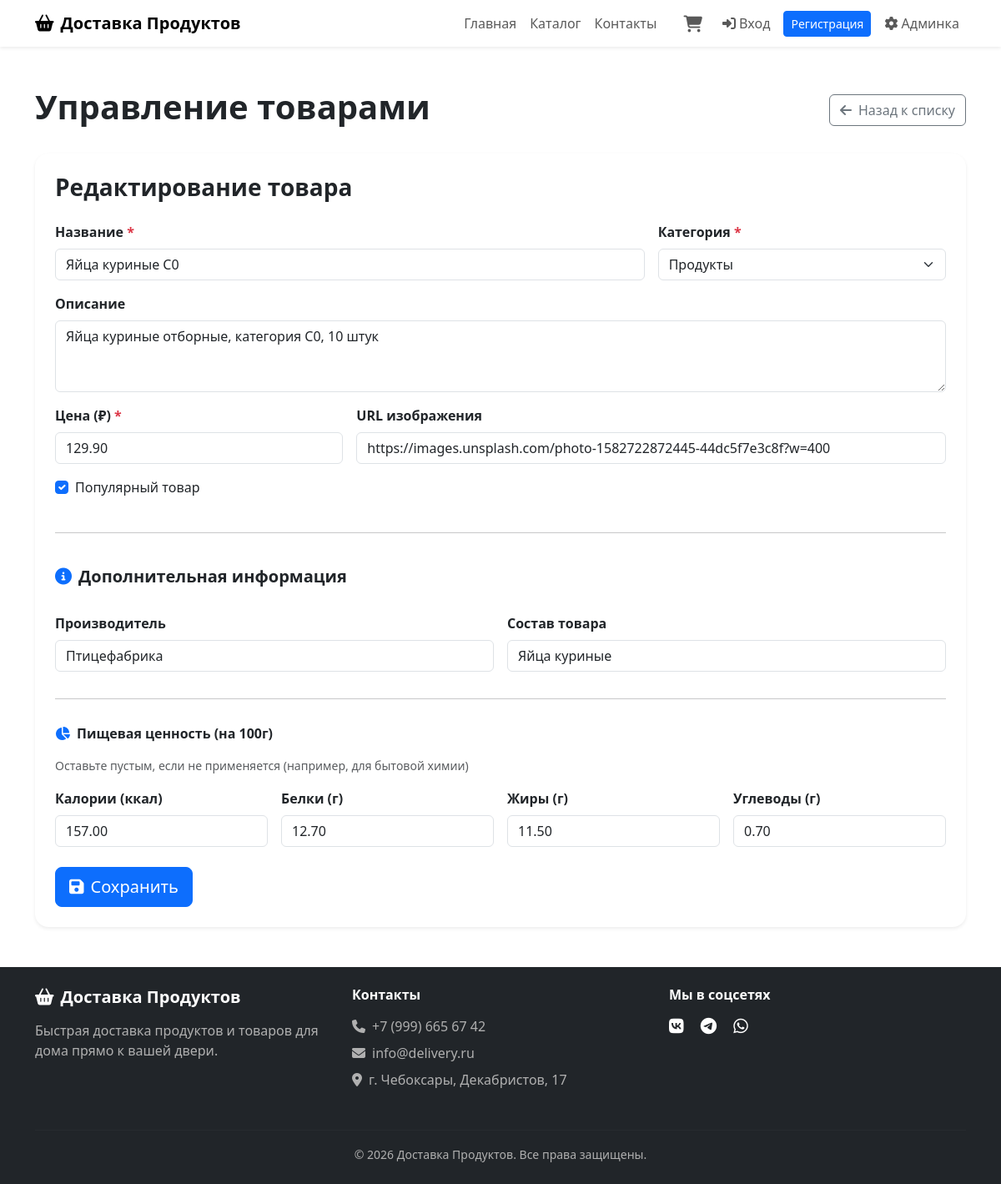
The app's page /admin/products.php?edit=3 (signed in) with its own data.
### tables this page shows
CREATE TABLE `products` (
  `id` int(11) NOT NULL AUTO_INCREMENT,
  `category_id` int(11) NOT NULL,
  `name` varchar(200) NOT NULL,
  `slug` varchar(200) NOT NULL,
  `description` text DEFAULT NULL,
  `price` decimal(10,2) NOT NULL,
  `image` varchar(255) DEFAULT NULL,
  `is_popular` tinyint(1) DEFAULT 0,
  `manufacturer` varchar(200) DEFAULT NULL,
  `composition` text DEFAULT NULL,
  `calories` decimal(6,2) DEFAULT NULL,
  `proteins` decimal(6,2) DEFAULT NULL,
  `fats` decimal(6,2) DEFAULT NULL,
  `carbohydrates` decimal(6,2) DEFAULT NULL,
  `created_at` timestamp NOT NULL DEFAULT current_timestamp(),
  PRIMARY KEY (`id`),
  UNIQUE KEY `slug` (`slug`),
  KEY `category_id` (`category_id`),
  KEY `is_popular` (`is_popular`),
  CONSTRAINT `products_ibfk_1` FOREIGN KEY (`category_id`) REFERENCES `categories` (`id`) ON DELETE CASCADE
);

CREATE TABLE `categories` (
  `id` int(11) NOT NULL AUTO_INCREMENT,
  `name` varchar(100) NOT NULL,
  `slug` varchar(100) NOT NULL,
  `created_at` timestamp NOT NULL DEFAULT current_timestamp(),
  PRIMARY KEY (`id`),
  UNIQUE KEY `slug` (`slug`)
);

### includes/functions.php (called while the page is built, shortened)
<?php
function escape($data): string {
    return htmlspecialchars($data ?? '', ENT_QUOTES, 'UTF-8');
}

### admin/products.php (the view, shortened to what this page needs)
<?php
$db = getDB();
$editProduct = null;
if (isset($_GET['edit'])) {
    $editId = intval($_GET['edit']);
    $stmt = $db->prepare("SELECT * FROM products WHERE id = ?");
    $stmt->execute([$editId]);
    $editProduct = $stmt->fetch();
}
$categories = $db->query("SELECT * FROM categories ORDER BY name")->fetchAll();
include __DIR__ . '/../templates/header.php';
?>
<div class="container my-5">
    <div class="d-flex justify-content-between align-items-center mb-4">
        <h1 class="fw-bold">Управление товарами</h1>
        <div>
            <?php if ($editProduct || isset($_GET['add'])): ?>
                <a href="<?= SITE_URL ?>/admin/products.php" class="btn btn-outline-secondary">
                    <i class="fas fa-arrow-left me-2"></i>Назад к списку
                </a>
            <?php else: ?>
                <a href="<?= SITE_URL ?>/admin/products.php?add=1" class="btn btn-primary">
                    <i class="fas fa-plus me-2"></i>Добавить товар
                </a>
            <?php endif; ?>
        </div>
    </div>
    <?php if ($editProduct || isset($_GET['add'])): ?>
        <div class="card border-0 shadow-sm rounded-4 p-4">
            <h3 class="fw-bold mb-4"><?= $editProduct ? 'Редактирование товара' : 'Добавление товара' ?></h3>
            <form method="POST" action="">
                <div class="row g-3">
                    <div class="col-md-8">
                        <label class="form-label fw-semibold">Название <span class="text-danger">*</span></label>
                        <input type="text"
                               class="form-control"
                               name="name"
                               required
                               value="<?= escape($editProduct['name'] ?? '') ?>">
                    </div>
                    <div class="col-md-4">
                        <label class="form-label fw-semibold">Категория <span class="text-danger">*</span></label>
                        <select class="form-select" name="category_id" required>
                            <?php foreach ($categories as $cat): ?>
                                <option value="<?= $cat['id'] ?>" <?= ($editProduct['category_id'] ?? '') == $cat['id'] ? 'selected' : '' ?>>
                                    <?= escape($cat['name']) ?>
                                </option>
                            <?php endforeach; ?>
                        </select>
                    </div>
                    <div class="col-md-12">
                        <label class="form-label fw-semibold">Описание</label>
                        <textarea class="form-control" name="description" rows="3"><?= escape($editProduct['description'] ?? '') ?></textarea>
                    </div>
                    <div class="col-md-4">
                        <label class="form-label fw-semibold">Цена (₽) <span class="text-danger">*</span></label>
                        <input type="number"
                               class="form-control"
                               name="price"
                               step="0.01"
                               min="0"
                               required
                               value="<?= $editProduct['price'] ?? '' ?>">
                    </div>
                    <div class="col-md-8">
                        <label class="form-label fw-semibold">URL изображения</label>
                        <input type="url"
                               class="form-control"
                               name="image"
                               placeholder="https://example.com/image.jpg"
                               value="<?= escape($editProduct['image'] ?? '') ?>">
                    </div>
                    <div class="col-md-12">
                        <div class="form-check">
                            <input class="form-check-input"
                                   type="checkbox"
                                   name="is_popular"
                                   id="is_popular"
                                   <?= ($editProduct['is_popular'] ?? 0) ? 'checked' : '' ?>>
                            <label class="form-check-label" for="is_popular">
                                Популярный товар
                            </label>
                        </div>
                    </div>
                    <div class="col-12"><hr class="my-4"></div>
                    <div class="col-12">
                        <h5 class="fw-bold mb-3"><i class="fas fa-info-circle me-2 text-primary"></i>Дополнительная информация</h5>
                    </div>
                    <div class="col-md-6">
                        <label class="form-label fw-semibold">Производитель</label>
                        <input type="text"
                               class="form-control"
                               name="manufacturer"
                               placeholder="Название производителя"
                               value="<?= escape($editProduct['manufacturer'] ?? '') ?>">
                    </div>
                    <div class="col-md-6">
                        <label class="form-label fw-semibold">Состав товара</label>
                        <input type="text"
                               class="form-control"
                               name="composition"
                               placeholder="Перечислите состав через запятую"
                               value="<?= escape($editProduct['composition'] ?? '') ?>">
                    </div>
                    <div class="col-12"><hr class="my-3"></div>
                    <div class="col-12">
                        <h6 class="fw-bold mb-3"><i class="fas fa-chart-pie me-2 text-primary"></i>Пищевая ценность (на 100г)</h6>
                        <small class="text-muted">Оставьте пустым, если не применяется (например, для бытовой химии)</small>
                    </div>
                    <div class="col-md-3">
                        <label class="form-label fw-semibold">Калории (ккал)</label>
                        <input type="number"
                               class="form-control"
                               name="calories"
                               step="0.01"
                               min="0"
                               placeholder="0.00"
                               value="<?= $editProduct['calories'] ?? '' ?>">
                    </div>
                    <div class="col-md-3">
                        <label class="form-label fw-semibold">Белки (г)</label>
                        <input type="number"
                               class="form-control"
                               name="proteins"
                               step="0.01"
                               min="0"
                               placeholder="0.00"
                               value="<?= $editProduct['proteins'] ?? '' ?>">
                    </div>
                    <div class="col-md-3">
                        <label class="form-label fw-semibold">Жиры (г)</label>
                        <input type="number"
                               class="form-control"
                               name="fats"
                               step="0.01"
                               min="0"
                               placeholder="0.00"
                               value="<?= $editProduct['fats'] ?? '' ?>">
                    </div>
                    <div class="col-md-3">
                        <label class="form-label fw-semibold">Углеводы (г)</label>
                        <input type="number"
                               class="form-control"
                               name="carbohydrates"
                               step="0.01"
                               min="0"
                               placeholder="0.00"
                               value="<?= $editProduct['carbohydrates'] ?? '' ?>">
                    </div>
                </div>
                <div class="mt-4">
                    <button type="submit" class="btn btn-primary btn-lg">
                        <i class="fas fa-save me-2"></i><?= $editProduct ? 'Сохранить' : 'Добавить' ?>
                    </button>
                </div>
            </form>
        </div>
    <?php endif; ?>
</div>
<?php include __DIR__ . '/../templates/footer.php'; ?>

### records on screen
products: name "Яйца куриные С0", category_id "Продукты", description "Яйца куриные отборные, категория С0, 10 штук", price "129.90", image "https://images.unsplash.com/photo-1582722872445-44dc5f7e3c8f?w=400", is_popular "☑", manufacturer "Птицефабрика", composition "Яйца куриные", calories "157.00", proteins "12.70", fats "11.50", carbohydrates "0.70"

### other values on screen
SITE_NAME "Доставка Продуктов"
